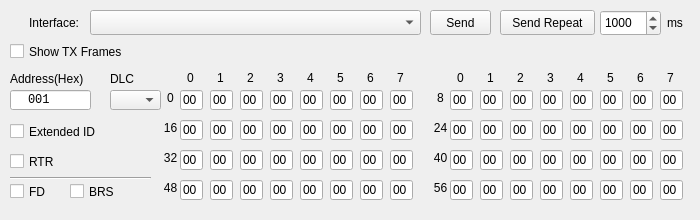
<?xml version="1.0" encoding="UTF-8"?>
<ui version="4.0">
 <class>RawTxWindow</class>
 <widget class="QWidget" name="RawTxWindow">
  <property name="geometry">
   <rect>
    <x>0</x>
    <y>0</y>
    <width>700</width>
    <height>220</height>
   </rect>
  </property>
  <property name="sizePolicy">
   <sizepolicy hsizetype="Minimum" vsizetype="Minimum">
    <horstretch>0</horstretch>
    <verstretch>0</verstretch>
   </sizepolicy>
  </property>
  <property name="minimumSize">
   <size>
    <width>700</width>
    <height>220</height>
   </size>
  </property>
  <property name="maximumSize">
   <size>
    <width>700</width>
    <height>220</height>
   </size>
  </property>
  <property name="baseSize">
   <size>
    <width>700</width>
    <height>220</height>
   </size>
  </property>
  <property name="windowTitle">
   <string>Raw Transmit</string>
  </property>
  <widget class="QPushButton" name="singleSendButton">
   <property name="geometry">
    <rect>
     <x>430</x>
     <y>10</y>
     <width>61</width>
     <height>25</height>
    </rect>
   </property>
   <property name="text">
    <string>Send</string>
   </property>
  </widget>
  <widget class="QPushButton" name="repeatSendButton">
   <property name="geometry">
    <rect>
     <x>500</x>
     <y>10</y>
     <width>95</width>
     <height>25</height>
    </rect>
   </property>
   <property name="text">
    <string>Send Repeat</string>
   </property>
   <property name="checkable">
    <bool>true</bool>
   </property>
  </widget>
  <widget class="QLabel" name="label_11">
   <property name="geometry">
    <rect>
     <x>667</x>
     <y>10</y>
     <width>31</width>
     <height>26</height>
    </rect>
   </property>
   <property name="text">
    <string>ms</string>
   </property>
  </widget>
  <widget class="QLineEdit" name="fieldAddress">
   <property name="geometry">
    <rect>
     <x>10</x>
     <y>90</y>
     <width>81</width>
     <height>20</height>
    </rect>
   </property>
   <property name="font">
    <font>
     <family>Monospace</family>
    </font>
   </property>
   <property name="layoutDirection">
    <enum>Qt::LeftToRight</enum>
   </property>
   <property name="inputMask">
    <string>HHHHHHHH</string>
   </property>
   <property name="text">
    <string notr="true">001</string>
   </property>
   <property name="frame">
    <bool>true</bool>
   </property>
   <property name="cursorPosition">
    <number>8</number>
   </property>
   <property name="alignment">
    <set>Qt::AlignRight|Qt::AlignTrailing|Qt::AlignVCenter</set>
   </property>
   <property name="placeholderText">
    <string/>
   </property>
   <property name="cursorMoveStyle">
    <enum>Qt::LogicalMoveStyle</enum>
   </property>
   <property name="clearButtonEnabled">
    <bool>false</bool>
   </property>
  </widget>
  <widget class="QLabel" name="label">
   <property name="geometry">
    <rect>
     <x>10</x>
     <y>70</y>
     <width>101</width>
     <height>17</height>
    </rect>
   </property>
   <property name="text">
    <string>Address(Hex)</string>
   </property>
  </widget>
  <widget class="QLabel" name="label_2">
   <property name="geometry">
    <rect>
     <x>110</x>
     <y>70</y>
     <width>41</width>
     <height>17</height>
    </rect>
   </property>
   <property name="text">
    <string>DLC</string>
   </property>
  </widget>
  <widget class="QSpinBox" name="spinBox_RepeatRate">
   <property name="geometry">
    <rect>
     <x>600</x>
     <y>10</y>
     <width>61</width>
     <height>26</height>
    </rect>
   </property>
   <property name="maximum">
    <number>10000</number>
   </property>
   <property name="value">
    <number>1000</number>
   </property>
  </widget>
  <widget class="QCheckBox" name="checkBox_IsRTR">
   <property name="geometry">
    <rect>
     <x>10</x>
     <y>150</y>
     <width>61</width>
     <height>23</height>
    </rect>
   </property>
   <property name="text">
    <string>RTR</string>
   </property>
  </widget>
  <widget class="QCheckBox" name="checkBox_IsExtended">
   <property name="geometry">
    <rect>
     <x>10</x>
     <y>120</y>
     <width>91</width>
     <height>23</height>
    </rect>
   </property>
   <property name="text">
    <string>Extended ID</string>
   </property>
  </widget>
  <widget class="QComboBox" name="comboBoxInterface">
   <property name="geometry">
    <rect>
     <x>90</x>
     <y>10</y>
     <width>331</width>
     <height>25</height>
    </rect>
   </property>
  </widget>
  <widget class="QLabel" name="label_12">
   <property name="geometry">
    <rect>
     <x>8</x>
     <y>10</y>
     <width>71</width>
     <height>26</height>
    </rect>
   </property>
   <property name="text">
    <string>Interface:</string>
   </property>
   <property name="alignment">
    <set>Qt::AlignRight|Qt::AlignTrailing|Qt::AlignVCenter</set>
   </property>
  </widget>
  <widget class="QCheckBox" name="checkbox_BRS">
   <property name="geometry">
    <rect>
     <x>70</x>
     <y>180</y>
     <width>51</width>
     <height>23</height>
    </rect>
   </property>
   <property name="text">
    <string>BRS</string>
   </property>
  </widget>
  <widget class="QCheckBox" name="checkbox_FD">
   <property name="geometry">
    <rect>
     <x>10</x>
     <y>180</y>
     <width>51</width>
     <height>23</height>
    </rect>
   </property>
   <property name="text">
    <string>FD</string>
   </property>
  </widget>
  <widget class="QComboBox" name="comboBoxDLC">
   <property name="geometry">
    <rect>
     <x>110</x>
     <y>90</y>
     <width>51</width>
     <height>20</height>
    </rect>
   </property>
  </widget>
  <widget class="QLineEdit" name="fieldByte7_6">
   <property name="geometry">
    <rect>
     <x>390</x>
     <y>180</y>
     <width>23</width>
     <height>20</height>
    </rect>
   </property>
   <property name="inputMask">
    <string extracomment="Hex Only">hh</string>
   </property>
   <property name="text">
    <string>00</string>
   </property>
   <property name="maxLength">
    <number>2</number>
   </property>
  </widget>
  <widget class="QLabel" name="label_col18">
   <property name="geometry">
    <rect>
     <x>390</x>
     <y>70</y>
     <width>21</width>
     <height>16</height>
    </rect>
   </property>
   <property name="text">
    <string>7</string>
   </property>
   <property name="alignment">
    <set>Qt::AlignCenter</set>
   </property>
  </widget>
  <widget class="QLineEdit" name="fieldByte4_1">
   <property name="geometry">
    <rect>
     <x>570</x>
     <y>90</y>
     <width>23</width>
     <height>20</height>
    </rect>
   </property>
   <property name="inputMask">
    <string>hh</string>
   </property>
   <property name="text">
    <string>00</string>
   </property>
   <property name="maxLength">
    <number>2</number>
   </property>
  </widget>
  <widget class="QLineEdit" name="fieldByte0_6">
   <property name="geometry">
    <rect>
     <x>180</x>
     <y>180</y>
     <width>23</width>
     <height>20</height>
    </rect>
   </property>
   <property name="inputMask">
    <string>hh</string>
   </property>
   <property name="text">
    <string>00</string>
   </property>
   <property name="maxLength">
    <number>2</number>
   </property>
  </widget>
  <widget class="QLineEdit" name="fieldByte3_6">
   <property name="geometry">
    <rect>
     <x>270</x>
     <y>180</y>
     <width>23</width>
     <height>20</height>
    </rect>
   </property>
   <property name="inputMask">
    <string>hh</string>
   </property>
   <property name="text">
    <string>00</string>
   </property>
   <property name="maxLength">
    <number>2</number>
   </property>
  </widget>
  <widget class="QLineEdit" name="fieldByte2_2">
   <property name="geometry">
    <rect>
     <x>240</x>
     <y>120</y>
     <width>23</width>
     <height>20</height>
    </rect>
   </property>
   <property name="inputMask">
    <string>hh</string>
   </property>
   <property name="text">
    <string>00</string>
   </property>
   <property name="maxLength">
    <number>2</number>
   </property>
  </widget>
  <widget class="QLineEdit" name="fieldByte1_1">
   <property name="geometry">
    <rect>
     <x>480</x>
     <y>90</y>
     <width>23</width>
     <height>20</height>
    </rect>
   </property>
   <property name="inputMask">
    <string>hh</string>
   </property>
   <property name="text">
    <string>00</string>
   </property>
   <property name="maxLength">
    <number>2</number>
   </property>
  </widget>
  <widget class="QLineEdit" name="fieldByte6_2">
   <property name="geometry">
    <rect>
     <x>360</x>
     <y>120</y>
     <width>23</width>
     <height>20</height>
    </rect>
   </property>
   <property name="inputMask">
    <string>hh</string>
   </property>
   <property name="text">
    <string>00</string>
   </property>
   <property name="maxLength">
    <number>2</number>
   </property>
  </widget>
  <widget class="QLineEdit" name="fieldByte7_1">
   <property name="geometry">
    <rect>
     <x>660</x>
     <y>90</y>
     <width>23</width>
     <height>20</height>
    </rect>
   </property>
   <property name="inputMask">
    <string extracomment="Hex Only">hh</string>
   </property>
   <property name="text">
    <string>00</string>
   </property>
   <property name="maxLength">
    <number>2</number>
   </property>
  </widget>
  <widget class="QLineEdit" name="fieldByte7_4">
   <property name="geometry">
    <rect>
     <x>390</x>
     <y>150</y>
     <width>23</width>
     <height>20</height>
    </rect>
   </property>
   <property name="inputMask">
    <string extracomment="Hex Only">hh</string>
   </property>
   <property name="text">
    <string>00</string>
   </property>
   <property name="maxLength">
    <number>2</number>
   </property>
  </widget>
  <widget class="QLabel" name="label_pay8">
   <property name="geometry">
    <rect>
     <x>430</x>
     <y>180</y>
     <width>21</width>
     <height>16</height>
    </rect>
   </property>
   <property name="text">
    <string>56</string>
   </property>
   <property name="alignment">
    <set>Qt::AlignCenter</set>
   </property>
  </widget>
  <widget class="QLineEdit" name="fieldByte3_7">
   <property name="geometry">
    <rect>
     <x>540</x>
     <y>180</y>
     <width>23</width>
     <height>20</height>
    </rect>
   </property>
   <property name="inputMask">
    <string>hh</string>
   </property>
   <property name="text">
    <string>00</string>
   </property>
   <property name="maxLength">
    <number>2</number>
   </property>
  </widget>
  <widget class="QLineEdit" name="fieldByte4_7">
   <property name="geometry">
    <rect>
     <x>570</x>
     <y>180</y>
     <width>23</width>
     <height>20</height>
    </rect>
   </property>
   <property name="inputMask">
    <string>hh</string>
   </property>
   <property name="text">
    <string>00</string>
   </property>
   <property name="maxLength">
    <number>2</number>
   </property>
  </widget>
  <widget class="QLabel" name="label_pay1">
   <property name="geometry">
    <rect>
     <x>160</x>
     <y>90</y>
     <width>21</width>
     <height>16</height>
    </rect>
   </property>
   <property name="text">
    <string>0</string>
   </property>
   <property name="alignment">
    <set>Qt::AlignCenter</set>
   </property>
  </widget>
  <widget class="QLineEdit" name="fieldByte5_7">
   <property name="geometry">
    <rect>
     <x>600</x>
     <y>180</y>
     <width>23</width>
     <height>20</height>
    </rect>
   </property>
   <property name="inputMask">
    <string>hh</string>
   </property>
   <property name="text">
    <string>00</string>
   </property>
   <property name="maxLength">
    <number>2</number>
   </property>
  </widget>
  <widget class="QLineEdit" name="fieldByte3_1">
   <property name="geometry">
    <rect>
     <x>540</x>
     <y>90</y>
     <width>23</width>
     <height>20</height>
    </rect>
   </property>
   <property name="inputMask">
    <string>hh</string>
   </property>
   <property name="text">
    <string>00</string>
   </property>
   <property name="maxLength">
    <number>2</number>
   </property>
  </widget>
  <widget class="QLineEdit" name="fieldByte7_0">
   <property name="geometry">
    <rect>
     <x>390</x>
     <y>90</y>
     <width>23</width>
     <height>20</height>
    </rect>
   </property>
   <property name="inputMask">
    <string extracomment="Hex Only">hh</string>
   </property>
   <property name="text">
    <string>00</string>
   </property>
   <property name="maxLength">
    <number>2</number>
   </property>
  </widget>
  <widget class="QLineEdit" name="fieldByte5_6">
   <property name="geometry">
    <rect>
     <x>330</x>
     <y>180</y>
     <width>23</width>
     <height>20</height>
    </rect>
   </property>
   <property name="inputMask">
    <string>hh</string>
   </property>
   <property name="text">
    <string>00</string>
   </property>
   <property name="maxLength">
    <number>2</number>
   </property>
  </widget>
  <widget class="QLineEdit" name="fieldByte1_7">
   <property name="geometry">
    <rect>
     <x>480</x>
     <y>180</y>
     <width>23</width>
     <height>20</height>
    </rect>
   </property>
   <property name="inputMask">
    <string>hh</string>
   </property>
   <property name="text">
    <string>00</string>
   </property>
   <property name="maxLength">
    <number>2</number>
   </property>
  </widget>
  <widget class="QLineEdit" name="fieldByte7_3">
   <property name="geometry">
    <rect>
     <x>660</x>
     <y>120</y>
     <width>23</width>
     <height>20</height>
    </rect>
   </property>
   <property name="inputMask">
    <string extracomment="Hex Only">hh</string>
   </property>
   <property name="text">
    <string>00</string>
   </property>
   <property name="maxLength">
    <number>2</number>
   </property>
  </widget>
  <widget class="QLabel" name="label_col13">
   <property name="geometry">
    <rect>
     <x>240</x>
     <y>70</y>
     <width>21</width>
     <height>16</height>
    </rect>
   </property>
   <property name="text">
    <string>2</string>
   </property>
   <property name="alignment">
    <set>Qt::AlignCenter</set>
   </property>
  </widget>
  <widget class="QLineEdit" name="fieldByte5_3">
   <property name="geometry">
    <rect>
     <x>600</x>
     <y>120</y>
     <width>23</width>
     <height>20</height>
    </rect>
   </property>
   <property name="inputMask">
    <string>hh</string>
   </property>
   <property name="text">
    <string>00</string>
   </property>
   <property name="maxLength">
    <number>2</number>
   </property>
  </widget>
  <widget class="QLineEdit" name="fieldByte3_4">
   <property name="geometry">
    <rect>
     <x>270</x>
     <y>150</y>
     <width>23</width>
     <height>20</height>
    </rect>
   </property>
   <property name="inputMask">
    <string>hh</string>
   </property>
   <property name="text">
    <string>00</string>
   </property>
   <property name="maxLength">
    <number>2</number>
   </property>
  </widget>
  <widget class="QLineEdit" name="fieldByte0_2">
   <property name="geometry">
    <rect>
     <x>180</x>
     <y>120</y>
     <width>23</width>
     <height>20</height>
    </rect>
   </property>
   <property name="inputMask">
    <string>hh</string>
   </property>
   <property name="text">
    <string>00</string>
   </property>
   <property name="maxLength">
    <number>2</number>
   </property>
  </widget>
  <widget class="QLineEdit" name="fieldByte0_5">
   <property name="geometry">
    <rect>
     <x>450</x>
     <y>150</y>
     <width>23</width>
     <height>20</height>
    </rect>
   </property>
   <property name="inputMask">
    <string>hh</string>
   </property>
   <property name="text">
    <string>00</string>
   </property>
   <property name="maxLength">
    <number>2</number>
   </property>
  </widget>
  <widget class="QLineEdit" name="fieldByte6_6">
   <property name="geometry">
    <rect>
     <x>360</x>
     <y>180</y>
     <width>23</width>
     <height>20</height>
    </rect>
   </property>
   <property name="inputMask">
    <string>hh</string>
   </property>
   <property name="text">
    <string>00</string>
   </property>
   <property name="maxLength">
    <number>2</number>
   </property>
  </widget>
  <widget class="QLabel" name="label_pay2">
   <property name="geometry">
    <rect>
     <x>430</x>
     <y>90</y>
     <width>21</width>
     <height>16</height>
    </rect>
   </property>
   <property name="text">
    <string>8</string>
   </property>
   <property name="alignment">
    <set>Qt::AlignCenter</set>
   </property>
  </widget>
  <widget class="QLabel" name="label_col17">
   <property name="geometry">
    <rect>
     <x>360</x>
     <y>70</y>
     <width>21</width>
     <height>16</height>
    </rect>
   </property>
   <property name="text">
    <string>6</string>
   </property>
   <property name="alignment">
    <set>Qt::AlignCenter</set>
   </property>
  </widget>
  <widget class="QLineEdit" name="fieldByte2_3">
   <property name="geometry">
    <rect>
     <x>510</x>
     <y>120</y>
     <width>23</width>
     <height>20</height>
    </rect>
   </property>
   <property name="inputMask">
    <string>hh</string>
   </property>
   <property name="text">
    <string>00</string>
   </property>
   <property name="maxLength">
    <number>2</number>
   </property>
  </widget>
  <widget class="QLabel" name="label_col15">
   <property name="geometry">
    <rect>
     <x>300</x>
     <y>70</y>
     <width>21</width>
     <height>16</height>
    </rect>
   </property>
   <property name="text">
    <string>4</string>
   </property>
   <property name="alignment">
    <set>Qt::AlignCenter</set>
   </property>
  </widget>
  <widget class="QLineEdit" name="fieldByte0_4">
   <property name="geometry">
    <rect>
     <x>180</x>
     <y>150</y>
     <width>23</width>
     <height>20</height>
    </rect>
   </property>
   <property name="inputMask">
    <string>hh</string>
   </property>
   <property name="text">
    <string>00</string>
   </property>
   <property name="maxLength">
    <number>2</number>
   </property>
  </widget>
  <widget class="QLineEdit" name="fieldByte0_3">
   <property name="geometry">
    <rect>
     <x>450</x>
     <y>120</y>
     <width>23</width>
     <height>20</height>
    </rect>
   </property>
   <property name="inputMask">
    <string>hh</string>
   </property>
   <property name="text">
    <string>00</string>
   </property>
   <property name="maxLength">
    <number>2</number>
   </property>
  </widget>
  <widget class="QLabel" name="label_pay3">
   <property name="geometry">
    <rect>
     <x>160</x>
     <y>120</y>
     <width>21</width>
     <height>16</height>
    </rect>
   </property>
   <property name="text">
    <string>16</string>
   </property>
   <property name="alignment">
    <set>Qt::AlignCenter</set>
   </property>
  </widget>
  <widget class="QLineEdit" name="fieldByte0_1">
   <property name="geometry">
    <rect>
     <x>450</x>
     <y>90</y>
     <width>23</width>
     <height>20</height>
    </rect>
   </property>
   <property name="inputMask">
    <string>hh</string>
   </property>
   <property name="text">
    <string>00</string>
   </property>
   <property name="maxLength">
    <number>2</number>
   </property>
  </widget>
  <widget class="QLineEdit" name="fieldByte5_0">
   <property name="geometry">
    <rect>
     <x>330</x>
     <y>90</y>
     <width>23</width>
     <height>20</height>
    </rect>
   </property>
   <property name="inputMask">
    <string>hh</string>
   </property>
   <property name="text">
    <string>00</string>
   </property>
   <property name="maxLength">
    <number>2</number>
   </property>
  </widget>
  <widget class="QLineEdit" name="fieldByte2_1">
   <property name="geometry">
    <rect>
     <x>510</x>
     <y>90</y>
     <width>23</width>
     <height>20</height>
    </rect>
   </property>
   <property name="inputMask">
    <string>hh</string>
   </property>
   <property name="text">
    <string>00</string>
   </property>
   <property name="maxLength">
    <number>2</number>
   </property>
  </widget>
  <widget class="QLineEdit" name="fieldByte1_3">
   <property name="geometry">
    <rect>
     <x>480</x>
     <y>120</y>
     <width>23</width>
     <height>20</height>
    </rect>
   </property>
   <property name="inputMask">
    <string>hh</string>
   </property>
   <property name="text">
    <string>00</string>
   </property>
   <property name="maxLength">
    <number>2</number>
   </property>
  </widget>
  <widget class="QLabel" name="label_col11">
   <property name="geometry">
    <rect>
     <x>180</x>
     <y>70</y>
     <width>21</width>
     <height>16</height>
    </rect>
   </property>
   <property name="text">
    <string>0</string>
   </property>
   <property name="alignment">
    <set>Qt::AlignCenter</set>
   </property>
  </widget>
  <widget class="QLineEdit" name="fieldByte1_2">
   <property name="geometry">
    <rect>
     <x>210</x>
     <y>120</y>
     <width>23</width>
     <height>20</height>
    </rect>
   </property>
   <property name="inputMask">
    <string>hh</string>
   </property>
   <property name="text">
    <string>00</string>
   </property>
   <property name="maxLength">
    <number>2</number>
   </property>
  </widget>
  <widget class="QLineEdit" name="fieldByte4_6">
   <property name="geometry">
    <rect>
     <x>300</x>
     <y>180</y>
     <width>23</width>
     <height>20</height>
    </rect>
   </property>
   <property name="inputMask">
    <string>hh</string>
   </property>
   <property name="text">
    <string>00</string>
   </property>
   <property name="maxLength">
    <number>2</number>
   </property>
  </widget>
  <widget class="QLabel" name="label_pay5">
   <property name="geometry">
    <rect>
     <x>160</x>
     <y>150</y>
     <width>21</width>
     <height>16</height>
    </rect>
   </property>
   <property name="text">
    <string>32</string>
   </property>
   <property name="alignment">
    <set>Qt::AlignCenter</set>
   </property>
  </widget>
  <widget class="QLineEdit" name="fieldByte3_5">
   <property name="geometry">
    <rect>
     <x>540</x>
     <y>150</y>
     <width>23</width>
     <height>20</height>
    </rect>
   </property>
   <property name="inputMask">
    <string>hh</string>
   </property>
   <property name="text">
    <string>00</string>
   </property>
   <property name="maxLength">
    <number>2</number>
   </property>
  </widget>
  <widget class="QLineEdit" name="fieldByte1_5">
   <property name="geometry">
    <rect>
     <x>480</x>
     <y>150</y>
     <width>23</width>
     <height>20</height>
    </rect>
   </property>
   <property name="inputMask">
    <string>hh</string>
   </property>
   <property name="text">
    <string>00</string>
   </property>
   <property name="maxLength">
    <number>2</number>
   </property>
  </widget>
  <widget class="QLineEdit" name="fieldByte2_5">
   <property name="geometry">
    <rect>
     <x>510</x>
     <y>150</y>
     <width>23</width>
     <height>20</height>
    </rect>
   </property>
   <property name="inputMask">
    <string>hh</string>
   </property>
   <property name="text">
    <string>00</string>
   </property>
   <property name="maxLength">
    <number>2</number>
   </property>
  </widget>
  <widget class="QLineEdit" name="fieldByte4_5">
   <property name="geometry">
    <rect>
     <x>570</x>
     <y>150</y>
     <width>23</width>
     <height>20</height>
    </rect>
   </property>
   <property name="inputMask">
    <string>hh</string>
   </property>
   <property name="text">
    <string>00</string>
   </property>
   <property name="maxLength">
    <number>2</number>
   </property>
  </widget>
  <widget class="QLabel" name="label_pay4">
   <property name="geometry">
    <rect>
     <x>430</x>
     <y>120</y>
     <width>21</width>
     <height>16</height>
    </rect>
   </property>
   <property name="text">
    <string>24</string>
   </property>
   <property name="alignment">
    <set>Qt::AlignCenter</set>
   </property>
  </widget>
  <widget class="QLineEdit" name="fieldByte2_4">
   <property name="geometry">
    <rect>
     <x>240</x>
     <y>150</y>
     <width>23</width>
     <height>20</height>
    </rect>
   </property>
   <property name="inputMask">
    <string>hh</string>
   </property>
   <property name="text">
    <string>00</string>
   </property>
   <property name="maxLength">
    <number>2</number>
   </property>
  </widget>
  <widget class="QLineEdit" name="fieldByte7_2">
   <property name="geometry">
    <rect>
     <x>390</x>
     <y>120</y>
     <width>23</width>
     <height>20</height>
    </rect>
   </property>
   <property name="inputMask">
    <string extracomment="Hex Only">hh</string>
   </property>
   <property name="text">
    <string>00</string>
   </property>
   <property name="maxLength">
    <number>2</number>
   </property>
  </widget>
  <widget class="QLabel" name="label_col14">
   <property name="geometry">
    <rect>
     <x>270</x>
     <y>70</y>
     <width>21</width>
     <height>16</height>
    </rect>
   </property>
   <property name="text">
    <string>3</string>
   </property>
   <property name="alignment">
    <set>Qt::AlignCenter</set>
   </property>
  </widget>
  <widget class="QLineEdit" name="fieldByte5_4">
   <property name="geometry">
    <rect>
     <x>330</x>
     <y>150</y>
     <width>23</width>
     <height>20</height>
    </rect>
   </property>
   <property name="inputMask">
    <string>hh</string>
   </property>
   <property name="text">
    <string>00</string>
   </property>
   <property name="maxLength">
    <number>2</number>
   </property>
  </widget>
  <widget class="QLineEdit" name="fieldByte5_5">
   <property name="geometry">
    <rect>
     <x>600</x>
     <y>150</y>
     <width>23</width>
     <height>20</height>
    </rect>
   </property>
   <property name="inputMask">
    <string>hh</string>
   </property>
   <property name="text">
    <string>00</string>
   </property>
   <property name="maxLength">
    <number>2</number>
   </property>
  </widget>
  <widget class="QLineEdit" name="fieldByte2_0">
   <property name="geometry">
    <rect>
     <x>240</x>
     <y>90</y>
     <width>23</width>
     <height>20</height>
    </rect>
   </property>
   <property name="inputMask">
    <string>hh</string>
   </property>
   <property name="text">
    <string>00</string>
   </property>
   <property name="maxLength">
    <number>2</number>
   </property>
  </widget>
  <widget class="QLineEdit" name="fieldByte7_5">
   <property name="geometry">
    <rect>
     <x>660</x>
     <y>150</y>
     <width>23</width>
     <height>20</height>
    </rect>
   </property>
   <property name="inputMask">
    <string extracomment="Hex Only">hh</string>
   </property>
   <property name="text">
    <string>00</string>
   </property>
   <property name="maxLength">
    <number>2</number>
   </property>
  </widget>
  <widget class="QLineEdit" name="fieldByte1_4">
   <property name="geometry">
    <rect>
     <x>210</x>
     <y>150</y>
     <width>23</width>
     <height>20</height>
    </rect>
   </property>
   <property name="inputMask">
    <string>hh</string>
   </property>
   <property name="text">
    <string>00</string>
   </property>
   <property name="maxLength">
    <number>2</number>
   </property>
  </widget>
  <widget class="QLineEdit" name="fieldByte5_2">
   <property name="geometry">
    <rect>
     <x>330</x>
     <y>120</y>
     <width>23</width>
     <height>20</height>
    </rect>
   </property>
   <property name="inputMask">
    <string>hh</string>
   </property>
   <property name="text">
    <string>00</string>
   </property>
   <property name="maxLength">
    <number>2</number>
   </property>
  </widget>
  <widget class="QLineEdit" name="fieldByte6_5">
   <property name="geometry">
    <rect>
     <x>630</x>
     <y>150</y>
     <width>23</width>
     <height>20</height>
    </rect>
   </property>
   <property name="inputMask">
    <string>hh</string>
   </property>
   <property name="text">
    <string>00</string>
   </property>
   <property name="maxLength">
    <number>2</number>
   </property>
  </widget>
  <widget class="QLineEdit" name="fieldByte6_1">
   <property name="geometry">
    <rect>
     <x>630</x>
     <y>90</y>
     <width>23</width>
     <height>20</height>
    </rect>
   </property>
   <property name="inputMask">
    <string>hh</string>
   </property>
   <property name="text">
    <string>00</string>
   </property>
   <property name="maxLength">
    <number>2</number>
   </property>
  </widget>
  <widget class="QLineEdit" name="fieldByte4_2">
   <property name="geometry">
    <rect>
     <x>300</x>
     <y>120</y>
     <width>23</width>
     <height>20</height>
    </rect>
   </property>
   <property name="inputMask">
    <string>hh</string>
   </property>
   <property name="text">
    <string>00</string>
   </property>
   <property name="maxLength">
    <number>2</number>
   </property>
  </widget>
  <widget class="QLineEdit" name="fieldByte2_6">
   <property name="geometry">
    <rect>
     <x>240</x>
     <y>180</y>
     <width>23</width>
     <height>20</height>
    </rect>
   </property>
   <property name="inputMask">
    <string>hh</string>
   </property>
   <property name="text">
    <string>00</string>
   </property>
   <property name="maxLength">
    <number>2</number>
   </property>
  </widget>
  <widget class="QLineEdit" name="fieldByte6_3">
   <property name="geometry">
    <rect>
     <x>630</x>
     <y>120</y>
     <width>23</width>
     <height>20</height>
    </rect>
   </property>
   <property name="inputMask">
    <string>hh</string>
   </property>
   <property name="text">
    <string>00</string>
   </property>
   <property name="maxLength">
    <number>2</number>
   </property>
  </widget>
  <widget class="QLineEdit" name="fieldByte1_0">
   <property name="geometry">
    <rect>
     <x>210</x>
     <y>90</y>
     <width>23</width>
     <height>20</height>
    </rect>
   </property>
   <property name="inputMask">
    <string>hh</string>
   </property>
   <property name="text">
    <string>00</string>
   </property>
   <property name="maxLength">
    <number>2</number>
   </property>
  </widget>
  <widget class="QLineEdit" name="fieldByte1_6">
   <property name="geometry">
    <rect>
     <x>210</x>
     <y>180</y>
     <width>23</width>
     <height>20</height>
    </rect>
   </property>
   <property name="inputMask">
    <string>hh</string>
   </property>
   <property name="text">
    <string>00</string>
   </property>
   <property name="maxLength">
    <number>2</number>
   </property>
  </widget>
  <widget class="QLineEdit" name="fieldByte7_7">
   <property name="geometry">
    <rect>
     <x>660</x>
     <y>180</y>
     <width>23</width>
     <height>20</height>
    </rect>
   </property>
   <property name="inputMask">
    <string extracomment="Hex Only">hh</string>
   </property>
   <property name="text">
    <string>00</string>
   </property>
   <property name="maxLength">
    <number>2</number>
   </property>
  </widget>
  <widget class="QLineEdit" name="fieldByte0_7">
   <property name="geometry">
    <rect>
     <x>450</x>
     <y>180</y>
     <width>23</width>
     <height>20</height>
    </rect>
   </property>
   <property name="inputMask">
    <string>hh</string>
   </property>
   <property name="text">
    <string>00</string>
   </property>
   <property name="maxLength">
    <number>2</number>
   </property>
  </widget>
  <widget class="QLineEdit" name="fieldByte3_2">
   <property name="geometry">
    <rect>
     <x>270</x>
     <y>120</y>
     <width>23</width>
     <height>20</height>
    </rect>
   </property>
   <property name="inputMask">
    <string>hh</string>
   </property>
   <property name="text">
    <string>00</string>
   </property>
   <property name="maxLength">
    <number>2</number>
   </property>
  </widget>
  <widget class="QLineEdit" name="fieldByte6_7">
   <property name="geometry">
    <rect>
     <x>630</x>
     <y>180</y>
     <width>23</width>
     <height>20</height>
    </rect>
   </property>
   <property name="inputMask">
    <string>hh</string>
   </property>
   <property name="text">
    <string>00</string>
   </property>
   <property name="maxLength">
    <number>2</number>
   </property>
  </widget>
  <widget class="QLineEdit" name="fieldByte4_0">
   <property name="geometry">
    <rect>
     <x>300</x>
     <y>90</y>
     <width>23</width>
     <height>20</height>
    </rect>
   </property>
   <property name="inputMask">
    <string>hh</string>
   </property>
   <property name="text">
    <string>00</string>
   </property>
   <property name="maxLength">
    <number>2</number>
   </property>
  </widget>
  <widget class="QLineEdit" name="fieldByte0_0">
   <property name="geometry">
    <rect>
     <x>180</x>
     <y>90</y>
     <width>23</width>
     <height>20</height>
    </rect>
   </property>
   <property name="inputMask">
    <string>hh</string>
   </property>
   <property name="text">
    <string>00</string>
   </property>
   <property name="maxLength">
    <number>2</number>
   </property>
  </widget>
  <widget class="QLineEdit" name="fieldByte6_4">
   <property name="geometry">
    <rect>
     <x>360</x>
     <y>150</y>
     <width>23</width>
     <height>20</height>
    </rect>
   </property>
   <property name="inputMask">
    <string>hh</string>
   </property>
   <property name="text">
    <string>00</string>
   </property>
   <property name="maxLength">
    <number>2</number>
   </property>
  </widget>
  <widget class="QLineEdit" name="fieldByte5_1">
   <property name="geometry">
    <rect>
     <x>600</x>
     <y>90</y>
     <width>23</width>
     <height>20</height>
    </rect>
   </property>
   <property name="inputMask">
    <string>hh</string>
   </property>
   <property name="text">
    <string>00</string>
   </property>
   <property name="maxLength">
    <number>2</number>
   </property>
  </widget>
  <widget class="QLabel" name="label_pay6">
   <property name="geometry">
    <rect>
     <x>430</x>
     <y>150</y>
     <width>21</width>
     <height>16</height>
    </rect>
   </property>
   <property name="text">
    <string>40</string>
   </property>
   <property name="alignment">
    <set>Qt::AlignCenter</set>
   </property>
  </widget>
  <widget class="QLabel" name="label_col12">
   <property name="geometry">
    <rect>
     <x>210</x>
     <y>70</y>
     <width>21</width>
     <height>16</height>
    </rect>
   </property>
   <property name="text">
    <string>1</string>
   </property>
   <property name="alignment">
    <set>Qt::AlignCenter</set>
   </property>
  </widget>
  <widget class="QLabel" name="label_col16">
   <property name="geometry">
    <rect>
     <x>330</x>
     <y>70</y>
     <width>21</width>
     <height>16</height>
    </rect>
   </property>
   <property name="text">
    <string>5</string>
   </property>
   <property name="alignment">
    <set>Qt::AlignCenter</set>
   </property>
  </widget>
  <widget class="QLineEdit" name="fieldByte3_0">
   <property name="geometry">
    <rect>
     <x>270</x>
     <y>90</y>
     <width>23</width>
     <height>20</height>
    </rect>
   </property>
   <property name="inputMask">
    <string>hh</string>
   </property>
   <property name="text">
    <string>00</string>
   </property>
   <property name="maxLength">
    <number>2</number>
   </property>
  </widget>
  <widget class="QLineEdit" name="fieldByte6_0">
   <property name="geometry">
    <rect>
     <x>360</x>
     <y>90</y>
     <width>23</width>
     <height>20</height>
    </rect>
   </property>
   <property name="inputMask">
    <string>hh</string>
   </property>
   <property name="text">
    <string>00</string>
   </property>
   <property name="maxLength">
    <number>2</number>
   </property>
  </widget>
  <widget class="QLineEdit" name="fieldByte4_3">
   <property name="geometry">
    <rect>
     <x>570</x>
     <y>120</y>
     <width>23</width>
     <height>20</height>
    </rect>
   </property>
   <property name="inputMask">
    <string>hh</string>
   </property>
   <property name="text">
    <string>00</string>
   </property>
   <property name="maxLength">
    <number>2</number>
   </property>
  </widget>
  <widget class="QLineEdit" name="fieldByte3_3">
   <property name="geometry">
    <rect>
     <x>540</x>
     <y>120</y>
     <width>23</width>
     <height>20</height>
    </rect>
   </property>
   <property name="inputMask">
    <string>hh</string>
   </property>
   <property name="text">
    <string>00</string>
   </property>
   <property name="maxLength">
    <number>2</number>
   </property>
  </widget>
  <widget class="QLineEdit" name="fieldByte4_4">
   <property name="geometry">
    <rect>
     <x>300</x>
     <y>150</y>
     <width>23</width>
     <height>20</height>
    </rect>
   </property>
   <property name="inputMask">
    <string>hh</string>
   </property>
   <property name="text">
    <string>00</string>
   </property>
   <property name="maxLength">
    <number>2</number>
   </property>
  </widget>
  <widget class="QLineEdit" name="fieldByte2_7">
   <property name="geometry">
    <rect>
     <x>510</x>
     <y>180</y>
     <width>23</width>
     <height>20</height>
    </rect>
   </property>
   <property name="inputMask">
    <string>hh</string>
   </property>
   <property name="text">
    <string>00</string>
   </property>
   <property name="maxLength">
    <number>2</number>
   </property>
  </widget>
  <widget class="QLabel" name="label_pay7">
   <property name="geometry">
    <rect>
     <x>160</x>
     <y>180</y>
     <width>21</width>
     <height>16</height>
    </rect>
   </property>
   <property name="text">
    <string>48</string>
   </property>
   <property name="alignment">
    <set>Qt::AlignCenter</set>
   </property>
  </widget>
  <widget class="QLabel" name="label_col28">
   <property name="geometry">
    <rect>
     <x>660</x>
     <y>70</y>
     <width>21</width>
     <height>16</height>
    </rect>
   </property>
   <property name="text">
    <string>7</string>
   </property>
   <property name="alignment">
    <set>Qt::AlignCenter</set>
   </property>
  </widget>
  <widget class="QLabel" name="label_col24">
   <property name="geometry">
    <rect>
     <x>540</x>
     <y>70</y>
     <width>21</width>
     <height>16</height>
    </rect>
   </property>
   <property name="text">
    <string>3</string>
   </property>
   <property name="alignment">
    <set>Qt::AlignCenter</set>
   </property>
  </widget>
  <widget class="QLabel" name="label_col23">
   <property name="geometry">
    <rect>
     <x>510</x>
     <y>70</y>
     <width>21</width>
     <height>16</height>
    </rect>
   </property>
   <property name="text">
    <string>2</string>
   </property>
   <property name="alignment">
    <set>Qt::AlignCenter</set>
   </property>
  </widget>
  <widget class="QLabel" name="label_col27">
   <property name="geometry">
    <rect>
     <x>630</x>
     <y>70</y>
     <width>21</width>
     <height>16</height>
    </rect>
   </property>
   <property name="text">
    <string>6</string>
   </property>
   <property name="alignment">
    <set>Qt::AlignCenter</set>
   </property>
  </widget>
  <widget class="QLabel" name="label_col25">
   <property name="geometry">
    <rect>
     <x>570</x>
     <y>70</y>
     <width>21</width>
     <height>16</height>
    </rect>
   </property>
   <property name="text">
    <string>4</string>
   </property>
   <property name="alignment">
    <set>Qt::AlignCenter</set>
   </property>
  </widget>
  <widget class="QLabel" name="label_col22">
   <property name="geometry">
    <rect>
     <x>480</x>
     <y>70</y>
     <width>21</width>
     <height>16</height>
    </rect>
   </property>
   <property name="text">
    <string>1</string>
   </property>
   <property name="alignment">
    <set>Qt::AlignCenter</set>
   </property>
  </widget>
  <widget class="QLabel" name="label_col26">
   <property name="geometry">
    <rect>
     <x>600</x>
     <y>70</y>
     <width>21</width>
     <height>16</height>
    </rect>
   </property>
   <property name="text">
    <string>5</string>
   </property>
   <property name="alignment">
    <set>Qt::AlignCenter</set>
   </property>
  </widget>
  <widget class="QLabel" name="label_col21">
   <property name="geometry">
    <rect>
     <x>450</x>
     <y>70</y>
     <width>21</width>
     <height>16</height>
    </rect>
   </property>
   <property name="text">
    <string>0</string>
   </property>
   <property name="alignment">
    <set>Qt::AlignCenter</set>
   </property>
  </widget>
  <widget class="QLabel" name="label_3">
   <property name="geometry">
    <rect>
     <x>430</x>
     <y>40</y>
     <width>231</width>
     <height>20</height>
    </rect>
   </property>
   <property name="text">
    <string/>
   </property>
  </widget>
  <widget class="QCheckBox" name="checkBox_Display_TX">
   <property name="geometry">
    <rect>
     <x>10</x>
     <y>40</y>
     <width>141</width>
     <height>23</height>
    </rect>
   </property>
   <property name="text">
    <string>Show TX Frames</string>
   </property>
  </widget>
  <widget class="Line" name="line">
   <property name="geometry">
    <rect>
     <x>10</x>
     <y>170</y>
     <width>141</width>
     <height>16</height>
    </rect>
   </property>
   <property name="orientation">
    <enum>Qt::Horizontal</enum>
   </property>
  </widget>
 </widget>
 <tabstops>
  <tabstop>comboBoxInterface</tabstop>
  <tabstop>singleSendButton</tabstop>
  <tabstop>repeatSendButton</tabstop>
  <tabstop>spinBox_RepeatRate</tabstop>
  <tabstop>fieldAddress</tabstop>
  <tabstop>comboBoxDLC</tabstop>
  <tabstop>checkBox_IsExtended</tabstop>
  <tabstop>checkBox_IsRTR</tabstop>
  <tabstop>checkbox_FD</tabstop>
  <tabstop>checkbox_BRS</tabstop>
  <tabstop>fieldByte0_0</tabstop>
  <tabstop>fieldByte1_0</tabstop>
  <tabstop>fieldByte2_0</tabstop>
  <tabstop>fieldByte3_0</tabstop>
  <tabstop>fieldByte4_0</tabstop>
  <tabstop>fieldByte5_0</tabstop>
  <tabstop>fieldByte6_0</tabstop>
  <tabstop>fieldByte7_0</tabstop>
  <tabstop>fieldByte0_1</tabstop>
  <tabstop>fieldByte1_1</tabstop>
  <tabstop>fieldByte2_1</tabstop>
  <tabstop>fieldByte3_1</tabstop>
  <tabstop>fieldByte4_1</tabstop>
  <tabstop>fieldByte5_1</tabstop>
  <tabstop>fieldByte6_1</tabstop>
  <tabstop>fieldByte7_1</tabstop>
  <tabstop>fieldByte0_2</tabstop>
  <tabstop>fieldByte1_2</tabstop>
  <tabstop>fieldByte2_2</tabstop>
  <tabstop>fieldByte3_2</tabstop>
  <tabstop>fieldByte4_2</tabstop>
  <tabstop>fieldByte5_2</tabstop>
  <tabstop>fieldByte6_2</tabstop>
  <tabstop>fieldByte7_2</tabstop>
  <tabstop>fieldByte0_3</tabstop>
  <tabstop>fieldByte1_3</tabstop>
  <tabstop>fieldByte2_3</tabstop>
  <tabstop>fieldByte3_3</tabstop>
  <tabstop>fieldByte4_3</tabstop>
  <tabstop>fieldByte5_3</tabstop>
  <tabstop>fieldByte6_3</tabstop>
  <tabstop>fieldByte7_3</tabstop>
  <tabstop>fieldByte0_4</tabstop>
  <tabstop>fieldByte1_4</tabstop>
  <tabstop>fieldByte2_4</tabstop>
  <tabstop>fieldByte3_4</tabstop>
  <tabstop>fieldByte4_4</tabstop>
  <tabstop>fieldByte5_4</tabstop>
  <tabstop>fieldByte6_4</tabstop>
  <tabstop>fieldByte7_4</tabstop>
  <tabstop>fieldByte0_5</tabstop>
  <tabstop>fieldByte1_5</tabstop>
  <tabstop>fieldByte2_5</tabstop>
  <tabstop>fieldByte3_5</tabstop>
  <tabstop>fieldByte4_5</tabstop>
  <tabstop>fieldByte5_5</tabstop>
  <tabstop>fieldByte6_5</tabstop>
  <tabstop>fieldByte7_5</tabstop>
  <tabstop>fieldByte0_6</tabstop>
  <tabstop>fieldByte1_6</tabstop>
  <tabstop>fieldByte2_6</tabstop>
  <tabstop>fieldByte3_6</tabstop>
  <tabstop>fieldByte4_6</tabstop>
  <tabstop>fieldByte5_6</tabstop>
  <tabstop>fieldByte6_6</tabstop>
  <tabstop>fieldByte7_6</tabstop>
  <tabstop>fieldByte0_7</tabstop>
  <tabstop>fieldByte1_7</tabstop>
  <tabstop>fieldByte2_7</tabstop>
  <tabstop>fieldByte3_7</tabstop>
  <tabstop>fieldByte4_7</tabstop>
  <tabstop>fieldByte5_7</tabstop>
  <tabstop>fieldByte6_7</tabstop>
  <tabstop>fieldByte7_7</tabstop>
 </tabstops>
 <resources/>
 <connections/>
</ui>
